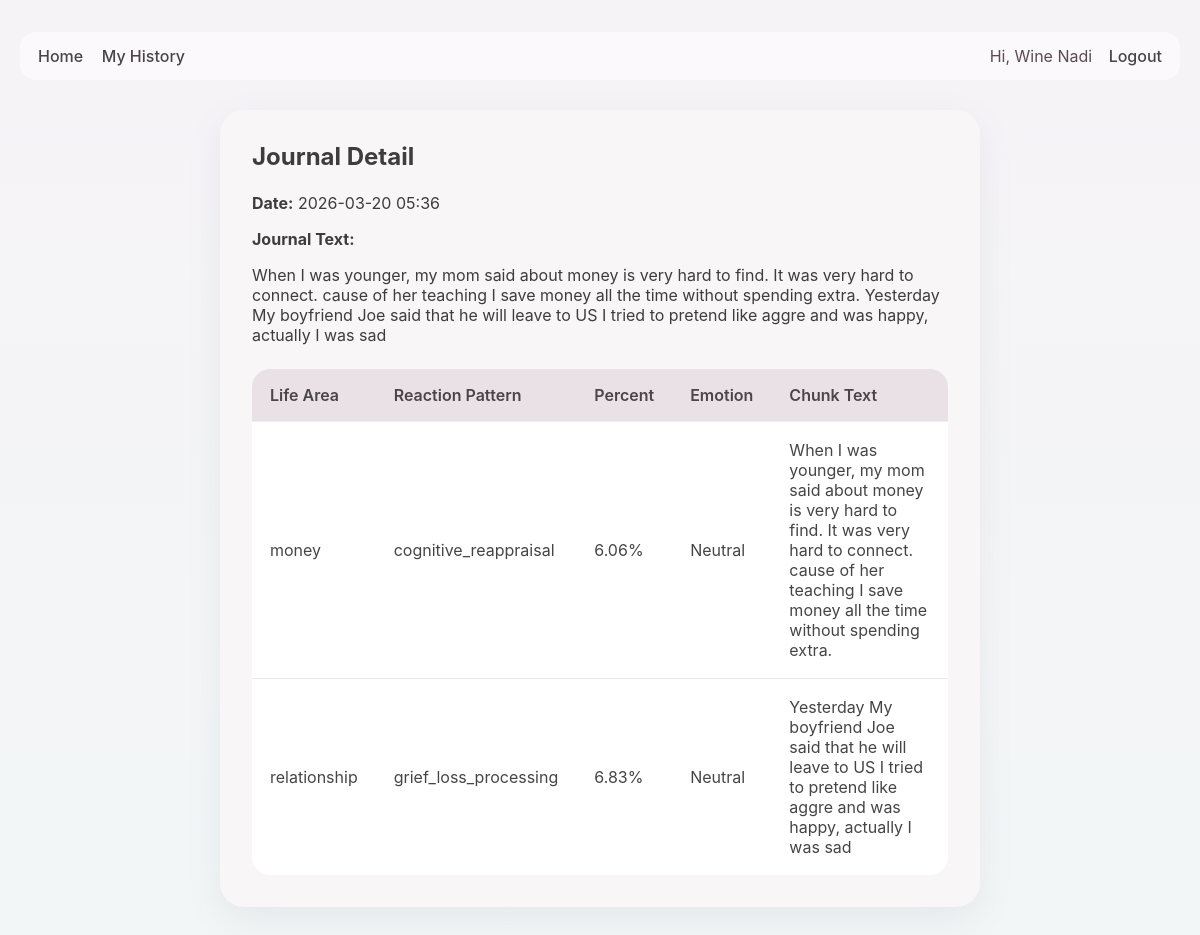
Page /history/10 (signed in) on the committed database.
### app.py (models this page shows, shortened)
class User(UserMixin, db.Model):
    id = db.Column(db.Integer, primary_key=True)
    username = db.Column(db.String(120), unique=True, nullable=False)
    email = db.Column(db.String(150), unique=True, nullable=False)
    password_hash = db.Column(db.String(255), nullable=False)
    journals = db.relationship("JournalEntry", backref="user", lazy=True, cascade="all, delete-orphan")

class JournalEntry(db.Model):
    id = db.Column(db.Integer, primary_key=True)
    journal_text = db.Column(db.Text, nullable=False)
    created_at = db.Column(db.DateTime, default=datetime.utcnow)
    user_id = db.Column(db.Integer, db.ForeignKey("user.id"), nullable=False)
    analyses = db.relationship("JournalAnalysisRow", backref="journal", lazy=True, cascade="all, delete-orphan")

class JournalAnalysisRow(db.Model):
    id = db.Column(db.Integer, primary_key=True)
    life_area = db.Column(db.String(100), nullable=True)
    chunk_text = db.Column(db.Text, nullable=True)
    reaction_pattern = db.Column(db.String(200), nullable=True)
    percent = db.Column(db.Float, nullable=True)
    emotion = db.Column(db.String(100), nullable=True)
    journal_entry_id = db.Column(db.Integer, db.ForeignKey("journal_entry.id"), nullable=False)

### app.py (the view)
@app.route("/history/<int:entry_id>")
@login_required
def history_detail(entry_id):
    entry = JournalEntry.query.get_or_404(entry_id)
    if entry.user_id != current_user.id:
        flash("Unauthorized action.", "danger")
        return redirect(url_for("history"))
    return render_template("history_detail.html", entry=entry)

### app.py (called while the page is built)
@login_manager.user_loader
def load_user(user_id):
    return User.query.get(int(user_id))

### templates/history_detail.html
{% extends 'base.html' %}
{% block content %}
<div class="history-card">
    <h2>Journal Detail</h2>
    <p><strong>Date:</strong> {{ entry.created_at.strftime('%Y-%m-%d %H:%M') }}</p>
    <p><strong>Journal Text:</strong></p>
    <div style="margin-bottom: 24px;">{{ entry.journal_text }}</div>
    {% if entry.analyses %}
    <table class="history-table">
        <thead>
            <tr>
                <th>Life Area</th>
                <th>Reaction Pattern</th>
                <th>Percent</th>
                <th>Emotion</th>
                <th>Chunk Text</th>
            </tr>
        </thead>
        <tbody>
            {% for row in entry.analyses %}
            <tr>
                <td>{{ row.life_area }}</td>
                <td>{{ row.reaction_pattern }}</td>
                <td>{{ row.percent }}%</td>
                <td>{{ row.emotion }}</td>
                <td>{{ row.chunk_text }}</td>
            </tr>
            {% endfor %}
        </tbody>
    </table>
    {% endif %}
</div>
{% endblock %}

### templates/base.html (shortened to what this page needs)
<!DOCTYPE html>
<html lang="en">
<head>
    <link rel="stylesheet" href="{{ url_for('static', filename='css/style.css') }}">
</head>
<body>
    <div class="page-shell">
        <nav class="top-nav">
            <div class="nav-left">
                <a href="{{ url_for('index') }}">Home</a>
                {% if current_user.is_authenticated %}
                    <a href="{{ url_for('history') }}">My History</a>
                {% endif %}
            </div>
            <div class="nav-right">
                {% if current_user.is_authenticated %}
                    <span class="welcome-text">Hi, {{ current_user.username }}</span>
                    <a href="{{ url_for('logout') }}">Logout</a>
                {% else %}
                    <a href="{{ url_for('login') }}">Login</a>
                    <a href="{{ url_for('register') }}">Register</a>
                {% endif %}
            </div>
        </nav>
        {% block content %}{% endblock %}
    </div>
</body>
</html>

### static/css/style.css (style rules this page uses)
* { box-sizing: border-box; }
body { margin: 0; padding: 0; font-family: "Inter", "Segoe UI", Arial, sans-serif; background: linear-gradient(180deg, #f6f3f7 0%, #f2f6f7 100%); color: #3d3d3d; }
.page-shell { max-width: 1200px; margin: 0 auto; padding: 20px; }
.top-nav { display: flex; justify-content: space-between; align-items: center; margin: 12px 0 24px; padding: 14px 18px; border-radius: 16px; background: rgba(255, 255, 255, 0.55); }
.top-nav a { text-decoration: none; margin-right: 14px; color: #4b4348; font-weight: 500; }
.top-nav a:last-child { margin-right: 0; }
.welcome-text { margin-right: 12px; color: #5b4a55; }
.auth-card, .history-card { max-width: 760px; margin: 30px auto; background: #f8f6f7; padding: 32px; border-radius: 24px; box-shadow: 0 12px 35px rgba(110, 118, 130, 0.10); }
.auth-card h2, .history-card h2 { margin-top: 0; margin-bottom: 22px; }
.history-table { width: 100%; border-collapse: collapse; background: white; border-radius: 14px; overflow: hidden; }
.history-table th, .history-table td { text-align: left; padding: 14px; border-bottom: 1px solid #eee; }
.history-table th { background: #f1ebef; }
.history-table { width: 100%; border-collapse: collapse; background: #fff; border-radius: 18px; overflow: hidden; }
.history-table th { text-align: left; padding: 16px 18px; background: #e9e1e6; color: #4a4548; font-size: 16px; font-weight: 600; }
.history-table td { padding: 18px; border-bottom: 1px solid #eee7eb; vertical-align: middle; color: #454545; font-size: 16px; }
.history-table tr:last-child td { border-bottom: none; }

### rows in the picture
User: username "Wine Nadi"
JournalEntry: created_at "2026-03-20 05:36", journal_text "When I was younger, my mom said about money is very hard to find. It was very hard to connect. cause of her teaching I save money all the time without spending extra. Yesterday My boyfriend Joe said that he will leave to US I tried to pretend like aggre and was happy, actually I was sad"
JournalAnalysisRow: life_area "money", reaction_pattern "cognitive_reappraisal", percent "6.06", emotion "Neutral", chunk_text "When I was younger, my mom said about money is very hard to find. It was very hard to connect. cause of her teaching I save money all the time without spending extra."
JournalAnalysisRow: life_area "relationship", reaction_pattern "grief_loss_processing", percent "6.83", emotion "Neutral", chunk_text "Yesterday My boyfriend Joe said that he will leave to US I tried to pretend like aggre and was happy, actually I was sad"
